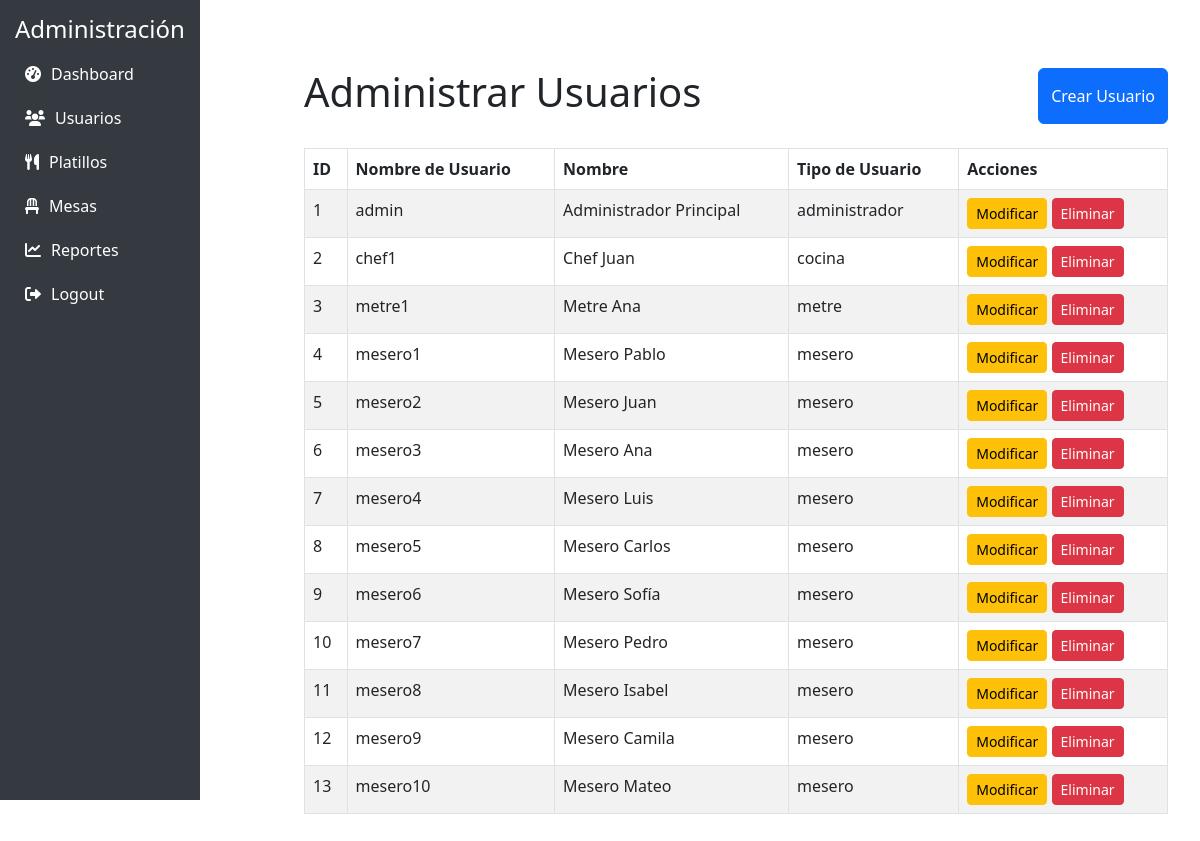
/php/administrador/Cruds/Usuarios/admin_usuarios.php, run on the app's committed database.
### tables this page shows
CREATE TABLE usuarios (
    id_usuario INT NOT NULL AUTO_INCREMENT,
    nombre_usuario VARCHAR(50) NOT NULL UNIQUE,
    contrasena VARCHAR(255) NOT NULL,
    nombre VARCHAR(100) NOT NULL,
    rut VARCHAR(20) NOT NULL UNIQUE,
    horario TIME NOT NULL,
    disponible BOOLEAN DEFAULT TRUE,
    telefono VARCHAR(15) DEFAULT NULL,
    email VARCHAR(100) DEFAULT NULL,
    direccion VARCHAR(255) DEFAULT NULL,
    fecha_ingreso DATE NOT NULL,
    tipo_usuario ENUM('administrador', 'cocina', 'mesero', 'metre') NOT NULL DEFAULT 'mesero',
    PRIMARY KEY (id_usuario)
);

### php/administrador/Cruds/Usuarios/admin_usuarios.php (the view, shortened to what this page needs)
<!DOCTYPE html>
<html lang="es">
<head>
    <link rel="stylesheet" href="https://cdn.jsdelivr.net/npm/bootstrap@5.3.0/dist/css/bootstrap.min.css">
</head>
<body>
    <?php include '../barra.php'; ?>
    <div class="content">
        <div class="container mt-5">
            <div class="d-flex justify-content-between mb-4">
                <h1>Administrar Usuarios</h1>
                <button class="btn btn-primary" onclick="toggleForm('crear')">Crear Usuario</button>
            </div>
            <table class="table table-striped table-bordered">
                <thead class="thead-dark">
                    <tr>
                        <th>ID</th>
                        <th>Nombre de Usuario</th>
                        <th>Nombre</th>
                        <th>Tipo de Usuario</th>
                        <th>Acciones</th>
                    </tr>
                </thead>
                <tbody>
                    <?php
                    $conn = new mysqli("localhost", "root", "", "restaurante_bd");
                    $sql = "SELECT * FROM usuarios";
                    $result = $conn->query($sql);
                    if ($result->num_rows > 0) {
                        while ($row = $result->fetch_assoc()) {
                            echo "<tr>
                                    <td>{$row['id_usuario']}</td>
                                    <td>{$row['nombre_usuario']}</td>
                                    <td>{$row['nombre']}</td>
                                    <td>{$row['tipo_usuario']}</td>
                                    <td>
                                        <button class='btn btn-warning btn-sm' onclick='toggleForm(\"editar\", {$row['id_usuario']})'>Modificar</button>
                                        <a href='eliminar_usuario.php?id={$row['id_usuario']}' class='btn btn-danger btn-sm' onclick='return confirm(\"¿Estás seguro de que deseas eliminar este usuario?\");'>Eliminar</a>
                                    </td>
                                </tr>";
                        }
                    } else {
                        echo "<tr><td colspan='5' class='text-center'>No hay usuarios disponibles</td></tr>";
                    }
                    ?>
                </tbody>
            </table>
        </div>
    </div>
</body>
</html>

### php/administrador/Cruds/Usuarios/admin_usuarios.php (style rules this page uses)
.content { margin-left: 17rem; padding: 20px; }

### data on the page
usuarios: id_usuario "1", nombre_usuario "admin", nombre "Administrador Principal", tipo_usuario "administrador"
usuarios: id_usuario "2", nombre_usuario "chef1", nombre "Chef Juan", tipo_usuario "cocina"
usuarios: id_usuario "3", nombre_usuario "metre1", nombre "Metre Ana", tipo_usuario "metre"
usuarios: id_usuario "4", nombre_usuario "mesero1", nombre "Mesero Pablo", tipo_usuario "mesero"
usuarios: id_usuario "5", nombre_usuario "mesero2", nombre "Mesero Juan", tipo_usuario "mesero"
usuarios: id_usuario "6", nombre_usuario "mesero3", nombre "Mesero Ana", tipo_usuario "mesero"
usuarios: id_usuario "7", nombre_usuario "mesero4", nombre "Mesero Luis", tipo_usuario "mesero"
usuarios: id_usuario "8", nombre_usuario "mesero5", nombre "Mesero Carlos", tipo_usuario "mesero"
usuarios: id_usuario "9", nombre_usuario "mesero6", nombre "Mesero Sofía", tipo_usuario "mesero"
usuarios: id_usuario "10", nombre_usuario "mesero7", nombre "Mesero Pedro", tipo_usuario "mesero"
usuarios: id_usuario "11", nombre_usuario "mesero8", nombre "Mesero Isabel", tipo_usuario "mesero"
usuarios: id_usuario "12", nombre_usuario "mesero9", nombre "Mesero Camila", tipo_usuario "mesero"
usuarios: id_usuario "13", nombre_usuario "mesero10", nombre "Mesero Mateo", tipo_usuario "mesero"
